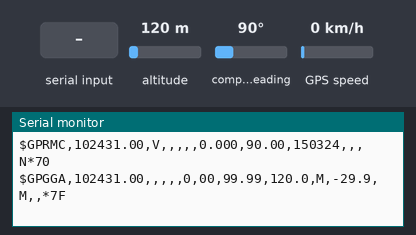
The sketch below on a simulated Arduino Uno, built with avr-gcc and run on an emulated ATmega328P. Shown: the last lines printed to the serial monitor. Inputs (shaded band) come from the test bench; at power-on: altitude 120 m, compass heading 90°, GPS speed 0 km/h. The GPS gets a fix after 3 s at 37.7749, -122.4194 with 8 satellites.

Above: at 1.2 s.
1.3 s: altitude set to 20 m
At 2.5 s:
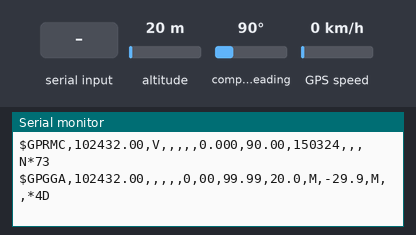
4.5 s: "1" received over the second serial link
At 4.9 s:
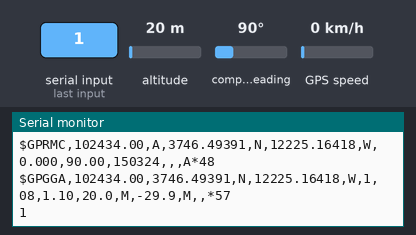
7.5 s: compass heading set to 269°
At 8.8 s:
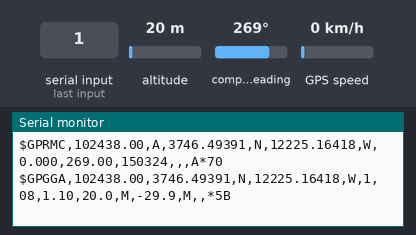
10.5 s: GPS speed set to 2 km/h
At 11.7 s:
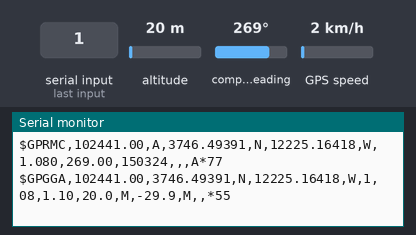
12.0 s: compass heading set to 7°
At 12.8 s:
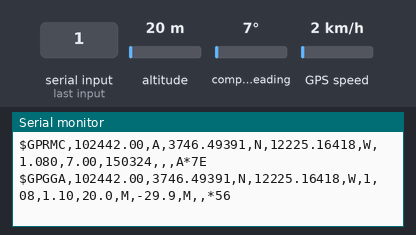
16.1 s: altitude set to 980 m
At 18.8 s:
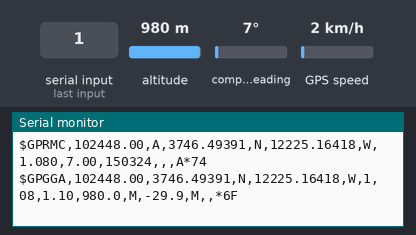
Timing chart, 0 to 20.3 s (numbered marks = the images above; inputs shaded):
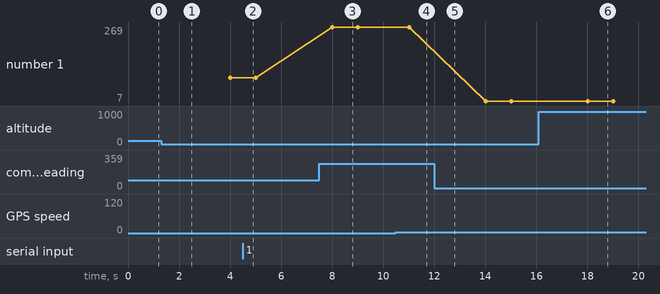

Measured:
- after the input at 1.3 s, the serial monitor: prints a new line after 0.76 s (image 1)
- after the input at 4.5 s, the serial monitor: prints a new line at once (image 2)
- after the input at 7.5 s, the serial monitor: prints a new line after 0.51 s (image 3)
- after the input at 10.5 s, the serial monitor: prints a new line after 0.51 s (image 4)
- after the input at 12.0 s, the serial monitor: prints a new line at once (image 5)
- after the input at 16.1 s, the serial monitor: prints a new line after 0.99 s (image 6)
- plotted number 1: 90 → 269 after the input at 7.5 s

The sketch:

gps_v4.ino
```cpp
#include <SoftwareSerial.h>
#include <TinyGPS.h>

SoftwareSerial gps(4,3);
TinyGPS decodegps;


char data=' ';

void setup()
{
 Serial.begin(9600);
 gps.begin(9600);
}


void loop()
{
  if(gps.available())
  {
    data=gps.read();
    Serial.print(data);

    bool temp = decodegps.encode(data);


//    if(decodegps.encode(data))
//    {
//      float latitude, longitude;
//      decodegps.f_get_position(&latitude, &longitude);
//      Serial.print("Latitud/Longitud: ");
//      Serial.print(latitude);
//      Serial.print(", ");
//      Serial.println(longitude);
//
//    }
  }
}
```
